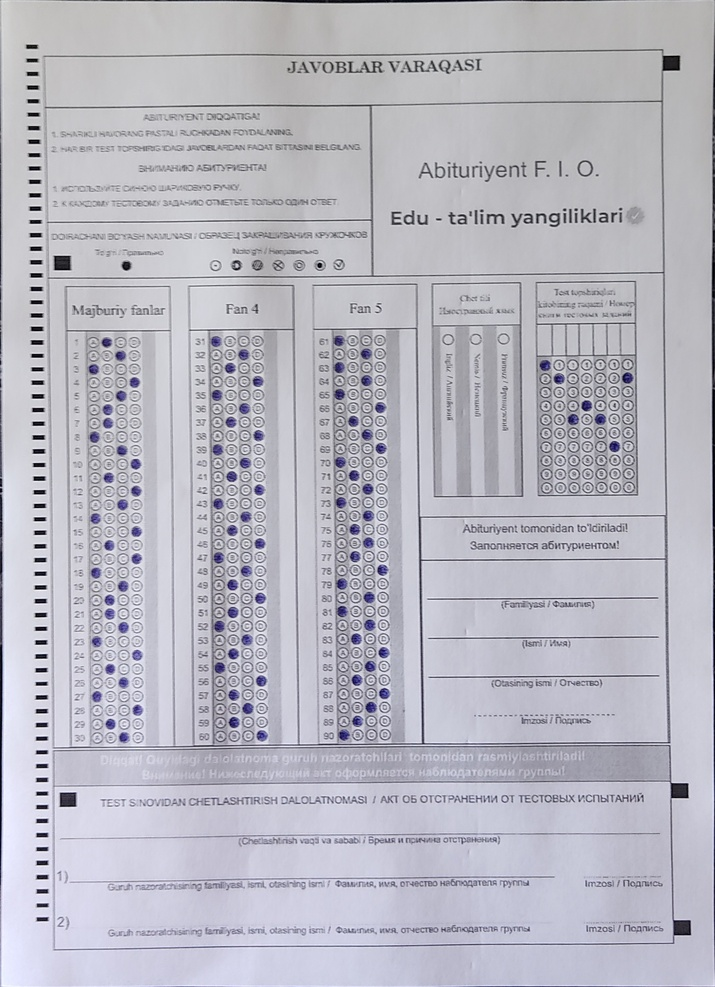
#> input picture images/wrapped_origin/1.jpg, 715 x 987 px, shrunk from 1626 x 2247 before the run, found by its file name
$ python analyze_blocks.py
#> lines starting #> are read from the running program, lines starting #| are printed output that depends on the picture; after the words box and inside, x2 and y2 are one past the last pixel; in counts of white or black regions, pixels touching at a corner belong together
#> further down, img is the input picture: shape (987, 715, 3); mean B, G, R 194, 184.2, 184.8
import cv2

def analyze_blocks(cv2_image):
    gray = cv2.cvtColor(cv2_image, cv2.COLOR_BGR2GRAY)
    blurred_frame = cv2.GaussianBlur(gray, (11, 11), 1)
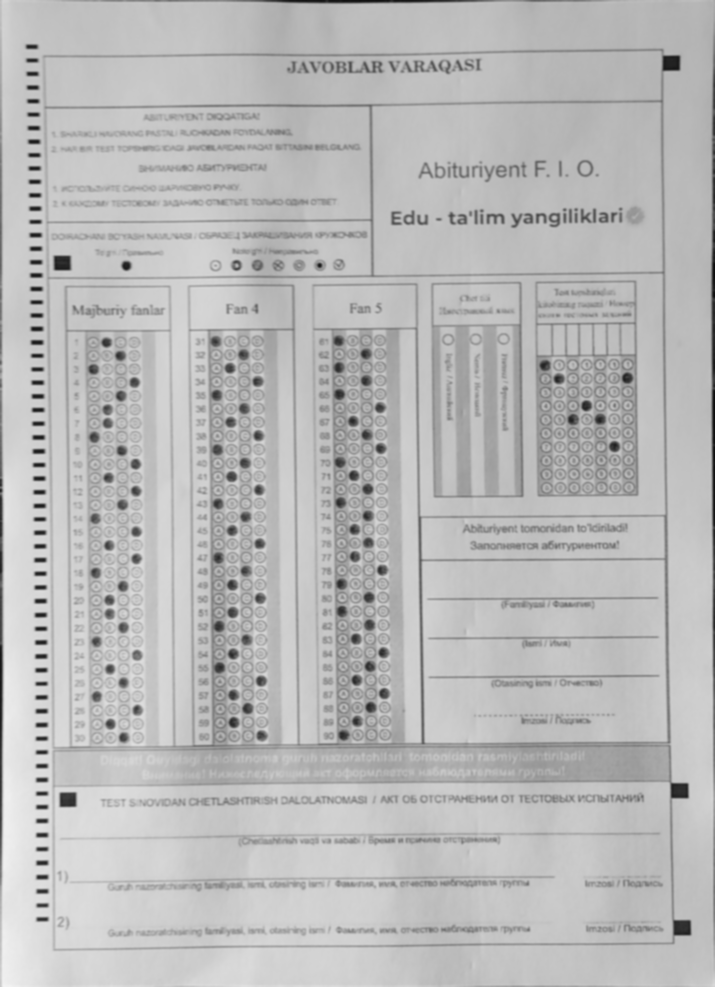
#> blurred_frame: shape (987, 715); min 12, max 243, mean 185.5
    canny_frame = cv2.Canny(blurred_frame, 150, 150)
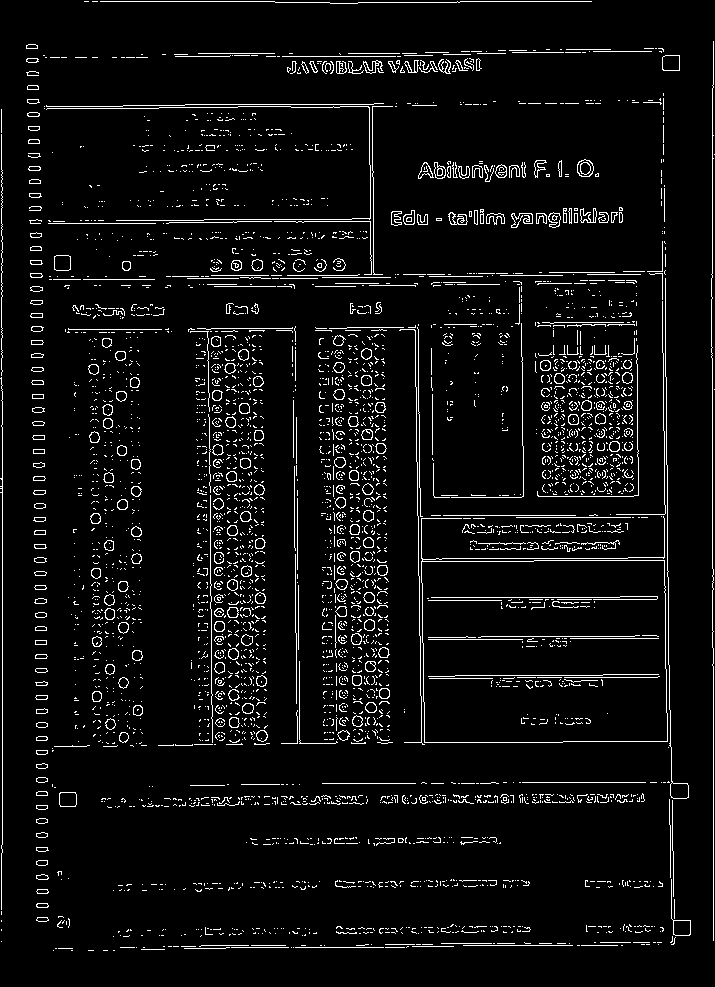
#> canny_frame: shape (987, 715); 5.5% white in thin lines or dots
    return cv2.threshold(canny_frame, 100, 255, cv2.THRESH_BINARY + cv2.THRESH_OTSU)[1]
img = cv2.imread("./images/wrapped_origin/1.jpg")
cv2.imwrite("./images/analyze_blocks/1.jpg", analyze_blocks(img))

$ run again, with images/wrapped_origin/12.jpg copied over images/wrapped_origin/1.jpg
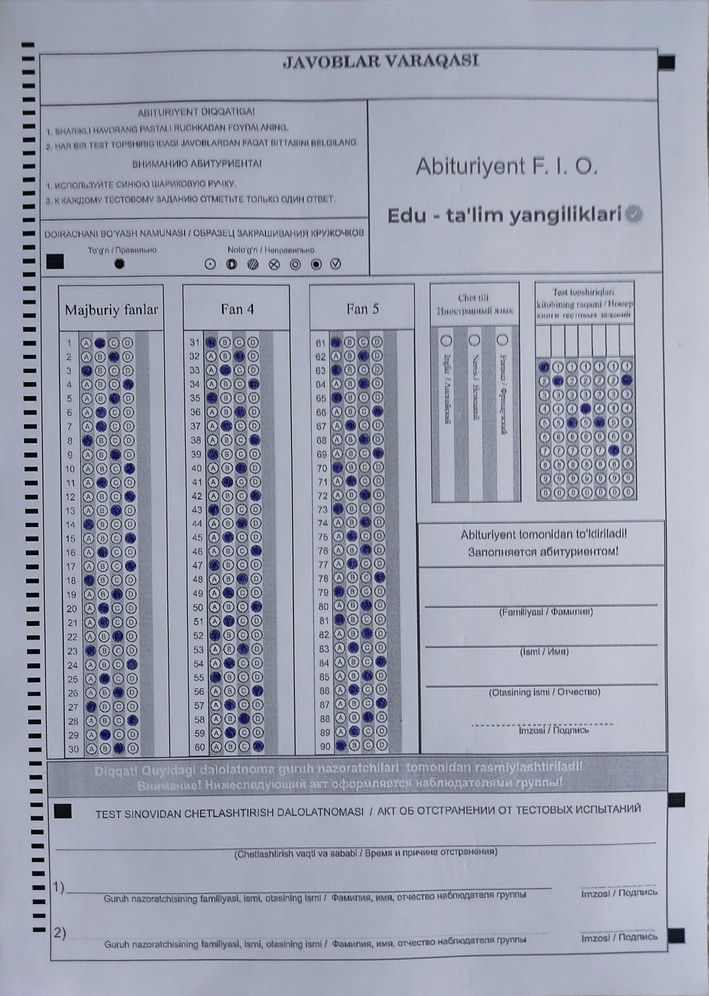
#> input picture images/wrapped_origin/12.jpg, 709 x 996 px, shrunk from 2750 x 3864 before the run, found by its file name
#> img is the input picture: shape (996, 709, 3); mean B, G, R 176.8, 161.5, 156.6
#> in analyze_blocks, `blurred_frame = cv2.GaussianBlur(gray, (11, 11), 1)`:
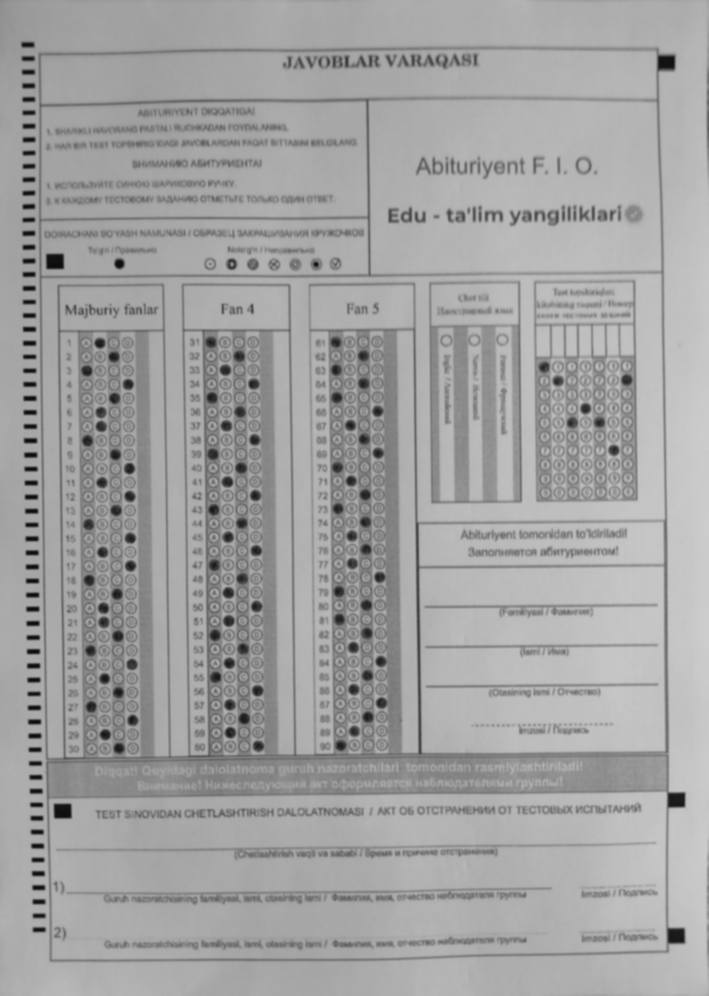
#> blurred_frame: shape (996, 709); min 11, max 205, mean 161.9
#> in analyze_blocks, `canny_frame = cv2.Canny(blurred_frame, 150, 150)`:
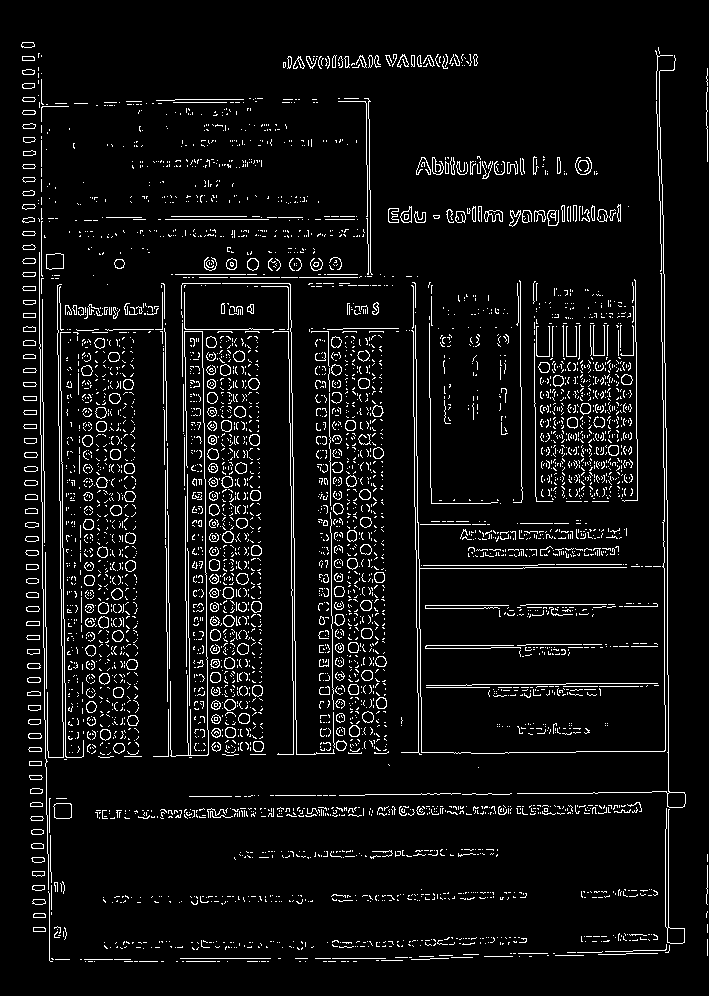
#> canny_frame: shape (996, 709); 6.2% white in thin lines or dots, all inside (x1, y1, x2, y2) = (21, 42, 708, 962)

$ run again, with images/wrapped_origin/13.jpg copied over images/wrapped_origin/1.jpg
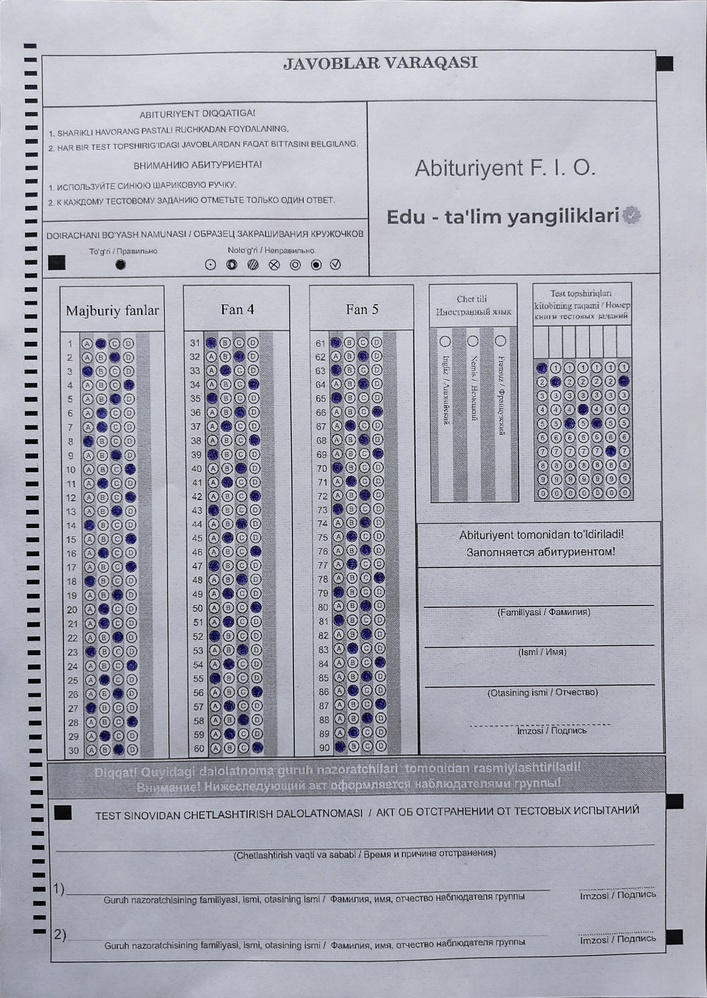
#> input picture images/wrapped_origin/13.jpg, 707 x 998 px, shrunk from 2677 x 3780 before the run, found by its file name
#> img is the input picture: shape (998, 707, 3); mean B, G, R 182.8, 172.3, 171.2
#> in analyze_blocks, `blurred_frame = cv2.GaussianBlur(gray, (11, 11), 1)`:
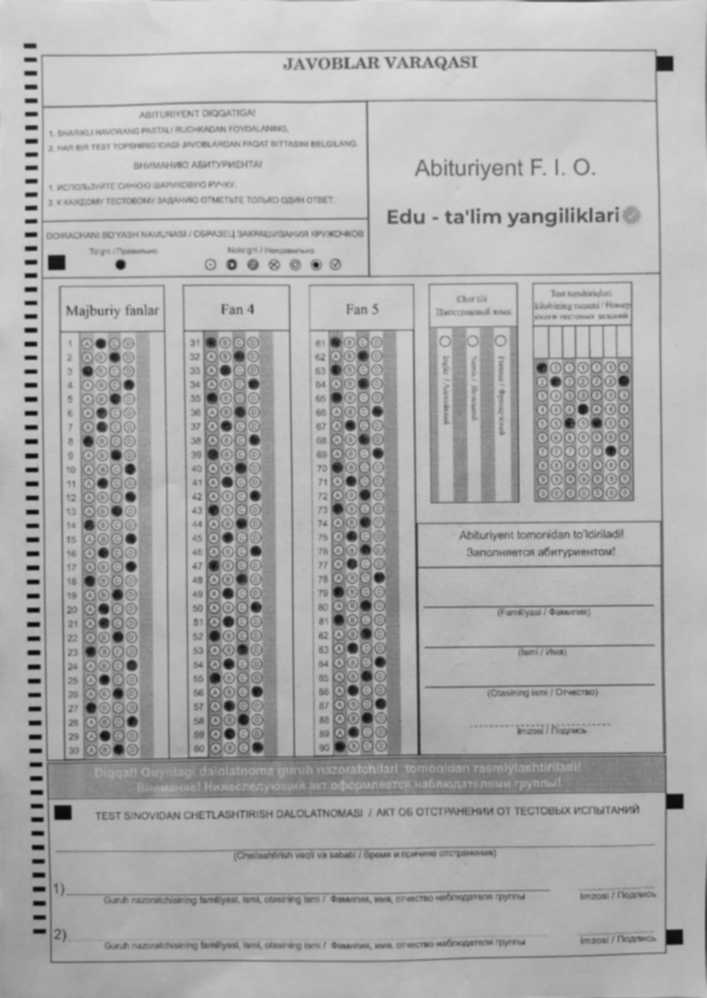
#> blurred_frame: shape (998, 707); min 9, max 223, mean 173.2
#> in analyze_blocks, `canny_frame = cv2.Canny(blurred_frame, 150, 150)`:
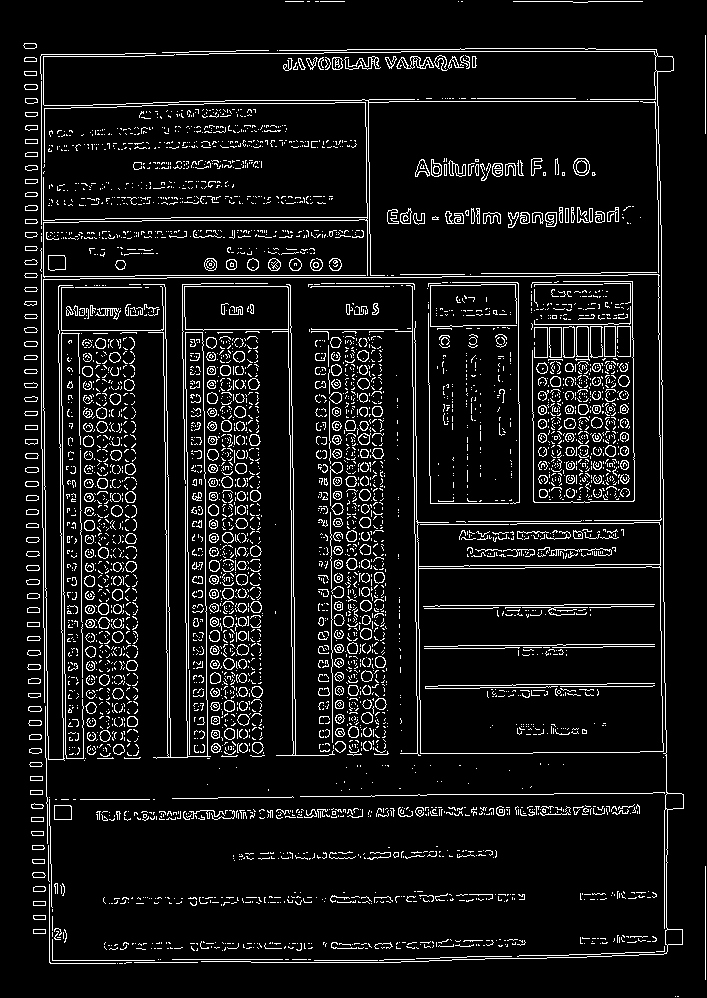
#> canny_frame: shape (998, 707); 8.1% white in thin lines or dots

$ run again, with images/wrapped_origin/14.jpg copied over images/wrapped_origin/1.jpg
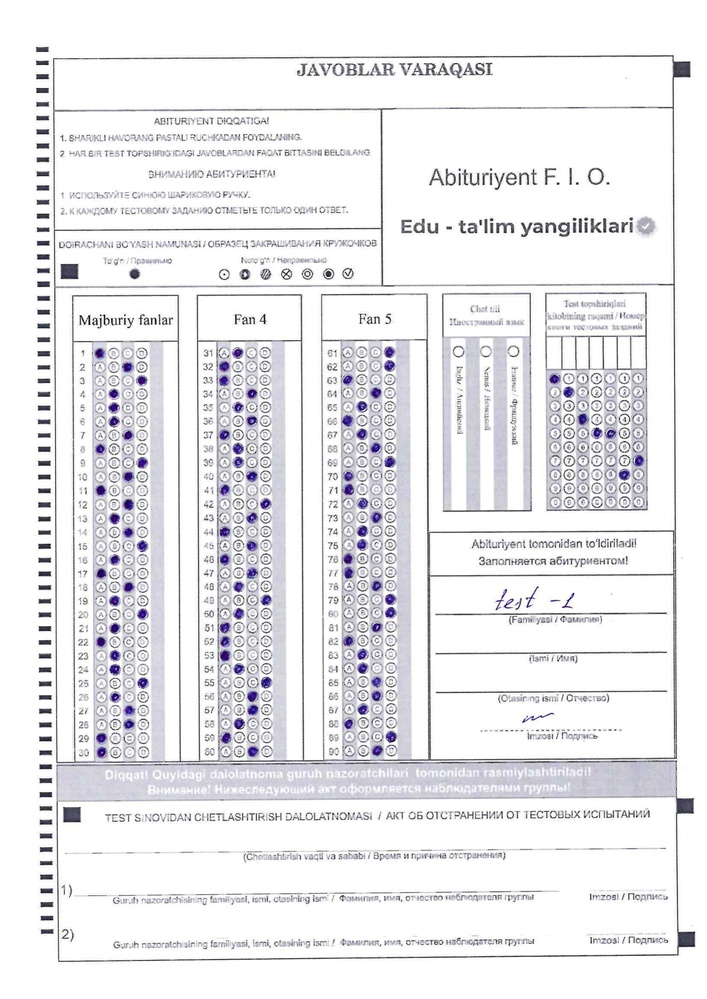
#> input picture images/wrapped_origin/14.jpg, 707 x 999 px, shrunk from 1654 x 2338 before the run, found by its file name
#> img is the input picture: shape (999, 707, 3); mean B, G, R 236.8, 234.2, 234.7
#> in analyze_blocks, `blurred_frame = cv2.GaussianBlur(gray, (11, 11), 1)`:
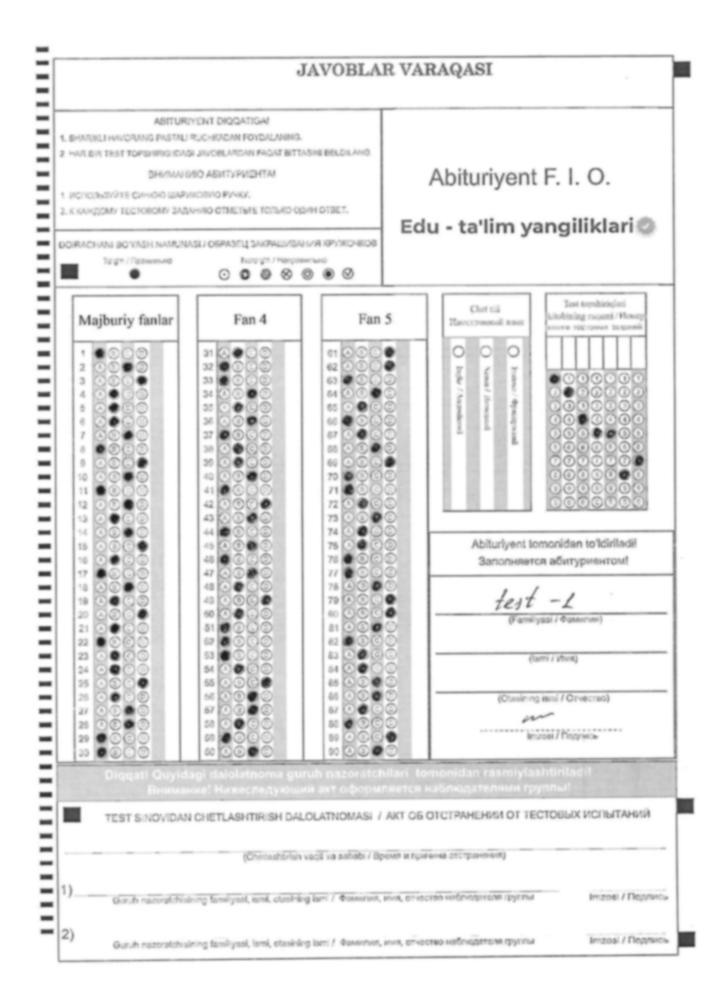
#> blurred_frame: shape (999, 707); min 23, max 255, mean 234.7
#> in analyze_blocks, `canny_frame = cv2.Canny(blurred_frame, 150, 150)`:
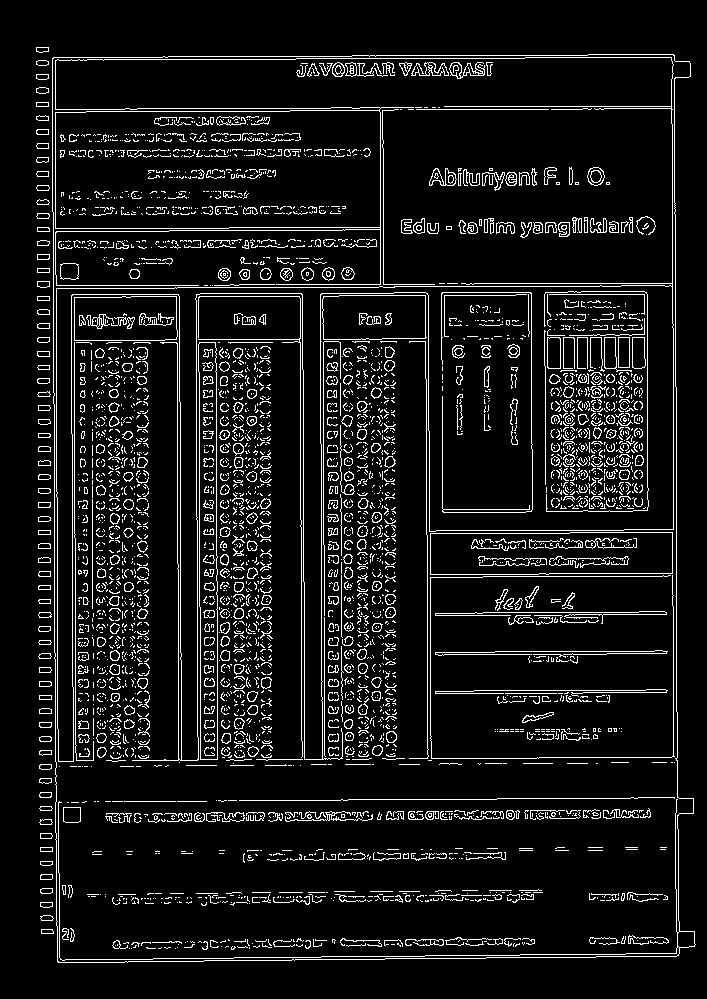
#> canny_frame: shape (999, 707); 8.6% white in thin lines or dots, all inside (x1, y1, x2, y2) = (36, 47, 696, 963)
